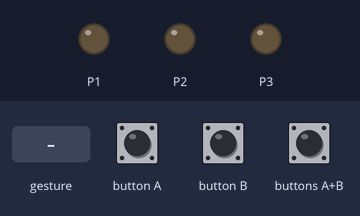
A program run on a simulated BBC micro:bit (MakeCode). On the bench: output pins drawn as LEDs (lit = HIGH). Inputs (shaded band) come from the test bench. A tilt is held for 1.5 s and a shake lasts 1 s, then the board lies face up again.

Above: at 1.2 s.
1.3 s: button A pressed for 0.15 s
At 1.8 s:
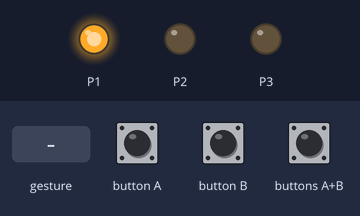
2.9 s: button B pressed for 0.15 s
At 4.2 s:
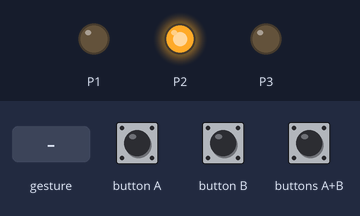
4.5 s: buttons A+B pressed for 0.15 s
At 5.4 s:
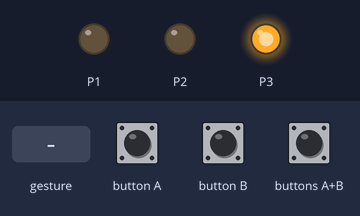
6.1 s: gesture 'logo up'
At 7.2 s:
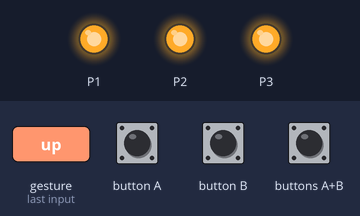
7.7 s: buttons A+B pressed for 1 s
At 9.1 s:
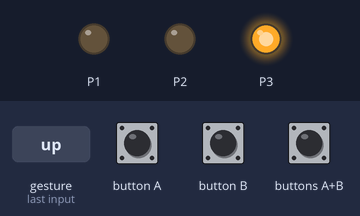
Timing chart, 0 to 10.7 s (numbered marks = the images above; inputs shaded):
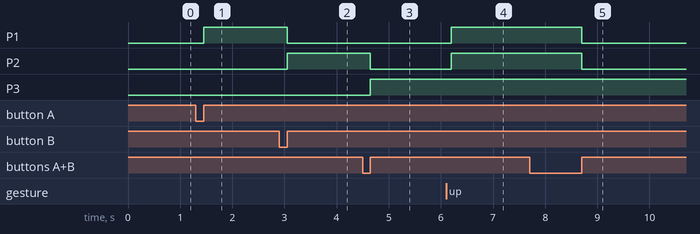

Measured:
- after the input at 1.3 s, P1: LOW → HIGH after 0.15 s
- after the input at 2.9 s, P1: HIGH → LOW after 0.15 s; P2: LOW → HIGH after 0.15 s
- after the input at 4.5 s, P2: HIGH → LOW after 0.15 s; P3: LOW → HIGH after 0.15 s
- after the input at 6.1 s, P1, P2: LOW → HIGH after 0.10 s
- after the input at 7.7 s, P1, P2: HIGH → LOW after 1.0 s

The program:

main.ts
```typescript
input.onButtonPressed(Button.A, function () {
    pins.digitalWritePin(DigitalPin.P1, 1)
    pins.digitalWritePin(DigitalPin.P2, 0)
    pins.digitalWritePin(DigitalPin.P3, 0)
})
input.onButtonPressed(Button.AB, function () {
    pins.digitalWritePin(DigitalPin.P1, 0)
    pins.digitalWritePin(DigitalPin.P2, 0)
    pins.digitalWritePin(DigitalPin.P3, 1)
})
input.onButtonPressed(Button.B, function () {
    pins.digitalWritePin(DigitalPin.P1, 0)
    pins.digitalWritePin(DigitalPin.P2, 1)
    pins.digitalWritePin(DigitalPin.P3, 0)
})
input.onGesture(Gesture.LogoUp, function () {
    pins.digitalWritePin(DigitalPin.P1, 1)
    pins.digitalWritePin(DigitalPin.P2, 1)
    pins.digitalWritePin(DigitalPin.P3, 1)
})
basic.forever(function () {

})
```

test.ts
```typescript
// 테스트는 여기로 이동합니다; 이 패키지가 확장으로 사용될 때 컴파일되지 않을 것 입니다.
```
